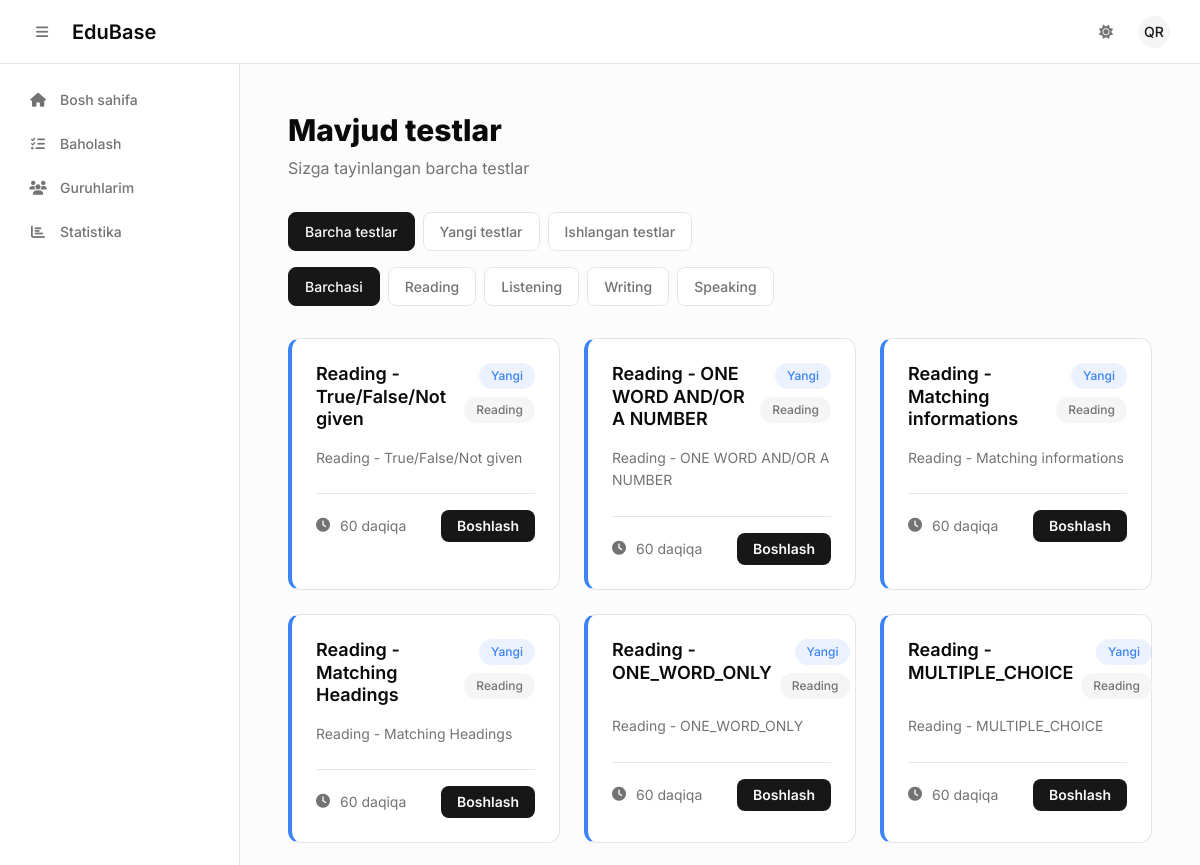
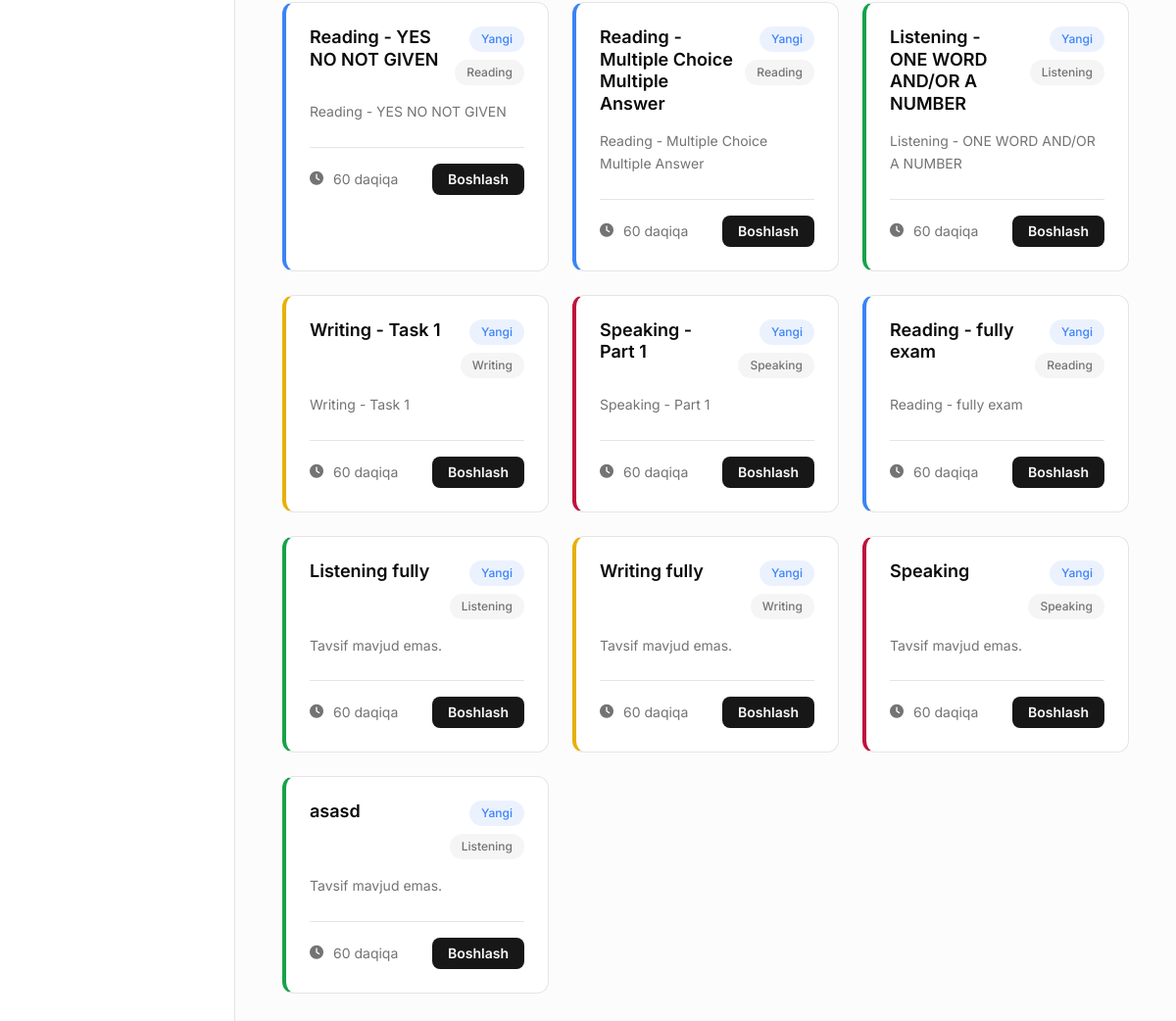
The page /exams/ (signed in) on the database its author committed (2 pictures, top to bottom).
### exams/models.py (models this page shows, shortened)
class ExamAssignment(models.Model):
    exam = models.ForeignKey(Exam, on_delete=models.CASCADE, related_name='assignments')
    group = models.ForeignKey(Group, on_delete=models.CASCADE, blank=True, null=True)
    all_groups = models.BooleanField(default=False)
    assigned_at = models.DateTimeField(auto_now_add=True)
    class Meta:
        unique_together = ['exam', 'group']

class Exam(models.Model):
    LISTENING = "listening"
    READING = "reading"
    WRITING = "writing"
    SPEAKING = "speaking"
    SECTION_TYPES = [
        (LISTENING, "Listening"),
        (READING, "Reading"),
        (WRITING, "Writing"),
        (SPEAKING, "Speaking"),
    ]
    title = models.CharField(max_length=255)
    section_type = models.CharField(max_length=20, choices=SECTION_TYPES)
    description = models.TextField(blank=True)
    time_limit = models.PositiveIntegerField(default=60, help_text="Time in minutes")
    is_published = models.BooleanField(default=False)
    created_at = models.DateTimeField(auto_now_add=True)

### exams/views.py (the view)
# urls.py: path('', views.exam_list, name='exam_list'),
@login_required
def exam_list(request):
    if request.user.profile.role == 'student':
        try:
            student_group = GroupStudent.objects.get(student=request.user).group
            exam_assignments = ExamAssignment.objects.filter(
                Q(group=student_group) | Q(all_groups=True)
            ).select_related('exam').prefetch_related('exam__attempts')
        except GroupStudent.DoesNotExist:
            exam_assignments = ExamAssignment.objects.filter(all_groups=True).select_related('exam').prefetch_related('exam__attempts')
        exam_data = []
        for assignment in exam_assignments:
            attempt = Attempt.objects.filter(
                exam=assignment.exam,
                student=request.user
            ).first()
            exam_info = {
                'assignment': assignment,
                'attempt': attempt,
                'status': 'completed' if attempt else 'new'
            }
            exam_data.append(exam_info)
    else:
        exam_assignments = ExamAssignment.objects.all().select_related('exam')
        exam_data = [{'assignment': assignment, 'attempt': None, 'status': 'new'} for assignment in exam_assignments]
    context = {
        'exam_data': exam_data,
    }
    return render(request, 'exams/exam_list.html', context)

### templates/exams/exam_list.html (shortened to what this page needs)
{% extends 'base.html' %}
{% block content %}
<div class="max-w-7xl mx-auto p-6 space-y-8 fade-in">
    <div class="space-y-2">
        <h1 class="text-3xl font-extrabold text-foreground">Mavjud testlar</h1>
        <p class="text-muted">Sizga tayinlangan barcha testlar</p>
    </div>
    <div class="space-y-4">
        <div class="flex flex-wrap gap-2">
            <button onclick="filterStatus('all', this)" class="btn-filter active">Barcha testlar</button>
            <button onclick="filterStatus('new', this)" class="btn-filter">Yangi testlar</button>
            <button onclick="filterStatus('completed', this)" class="btn-filter">Ishlangan testlar</button>
        </div>
        <div class="flex flex-wrap gap-2">
            <button onclick="filterSection('all', this)" class="btn-filter active">Barchasi</button>
            <button onclick="filterSection('reading', this)" class="btn-filter">Reading</button>
            <button onclick="filterSection('listening', this)" class="btn-filter">Listening</button>
            <button onclick="filterSection('writing', this)" class="btn-filter">Writing</button>
            <button onclick="filterSection('speaking', this)" class="btn-filter">Speaking</button>
        </div>
    </div>
    <div id="exam-container" class="grid grid-cols-1 sm:grid-cols-2 lg:grid-cols-3 gap-6 stagger">
        {% for exam_info in exam_data %}
        <div class="exam-card card rounded-2xl p-6 card-hover section-{{ exam_info.assignment.exam.section_type }}"
             data-type="{{ exam_info.assignment.exam.section_type }}"
             data-status="{% if exam_info.status == 'completed' %}completed{% else %}new{% endif %}">
            <div class="flex items-start justify-between mb-4">
                <h3 class="text-lg font-semibold text-foreground leading-tight flex-1 pr-2">
                    {{ exam_info.assignment.exam.title }}
                </h3>
                <div class="flex flex-col items-end gap-2 shrink-0">
                    {% if exam_info.status == 'completed' %}
                        <span class="badge badge-completed">Ishlangan</span>
                    {% else %}
                        <span class="badge badge-new">Yangi</span>
                    {% endif %}
                    <span class="badge badge-section">
                        {{ exam_info.assignment.exam.get_section_type_display }}
                    </span>
                </div>
            </div>
            <p class="text-sm text-muted mb-6 leading-relaxed line-clamp-3">
                {{ exam_info.assignment.exam.description|default:"Tavsif mavjud emas."|truncatewords:20 }}
            </p>
            <div class="flex items-center justify-between pt-4 border-t border-border">
                <div class="flex items-center text-sm text-muted">
                    <i class="fas fa-clock w-4 h-4 mr-2"></i>
                    {{ exam_info.assignment.exam.time_limit }} daqiqa
                </div>
                {% if exam_info.status == 'completed' %}
                <a href="{% url 'exam_detail' exam_info.assignment.exam.id %}"
                   class="btn-success text-xs">
                    Natijani ko'rish
                </a>
                {% else %}
                <a href="{% url 'exam_detail' exam_info.assignment.exam.id %}"
                   class="btn-primary text-xs">
                    Boshlash
                </a>
                {% endif %}
            </div>
        </div>
        {% endfor %}
    </div>
</div>
{% endblock %}

### templates/base.html (shortened to what this page needs)
<!DOCTYPE html>
<html lang="uz" class="h-full">
<head>
  <script src="https://cdn.tailwindcss.com"></script>
  <link rel="stylesheet" href="https://cdnjs.cloudflare.com/ajax/libs/font-awesome/6.4.0/css/all.min.css">
</head>
<body class="bg-background text-foreground h-full antialiased">
  <nav class="fixed top-0 inset-x-0 h-16 bg-background/95 backdrop-blur border-b border-border z-30 flex items-center justify-between px-4 sm:px-6">
    <div class="flex items-center space-x-3">
      <button id="sidebarToggle" class="inline-flex items-center justify-center h-9 w-9 rounded-md text-muted-foreground hover:bg-accent hover:text-foreground transition-colors focus-ring">
        <i class="fas fa-bars text-sm"></i>
      </button>
      <a href="{% url 'accounts:dashboard' %}" class="font-semibold text-xl text-foreground">EduBase</a>
    </div>
    <div class="flex items-center space-x-2">
      <button id="themeToggle" class="inline-flex items-center justify-center h-9 w-9 rounded-md text-muted-foreground hover:bg-accent hover:text-foreground transition-colors focus-ring">
        <i class="fas fa-sun block dark:hidden text-sm"></i>
      </button>
      {% if user.is_authenticated %}
      <div class="relative">
        <button id="userBtn" class="flex items-center space-x-2 p-1.5 rounded-md hover:bg-accent transition-colors focus-ring">
          <div class="h-8 w-8 rounded-full bg-accent text-accent-foreground flex items-center justify-center text-sm font-medium">
            {{ user.first_name|first|upper }}{{ user.last_name|first|upper }}
          </div>
        </button>
      </div>
      {% endif %}
    </div>
  </nav>
  <div class="flex pt-16 h-full">
    <div class="layout-container w-full">
      {% if user.is_authenticated %}
      <div id="sidebarWrapper" class="sidebar-wrapper">
        <aside id="sidebar" class="sidebar-transition bg-background border-r border-border w-full h-full" data-collapsed="false">
          <nav class="flex-1 p-4 space-y-1">
            {% with request.resolver_match.url_name as url_name %}
            {% if user.profile.role == 'mentor' %}
            <a href="{% url 'accounts:mentor_dashboard' %}" class="group relative flex items-center px-3 py-2.5 rounded-md text-sm font-medium transition-all duration-200 {% if url_name == 'mentor_dashboard' %}bg-accent text-foreground{% else %}text-muted-foreground hover:bg-accent hover:text-foreground{% endif %}">
              <i class="fas fa-home w-5 text-center"></i>
              <span class="ml-3">Bosh sahifa</span>
            </a>
            <a href="{% url 'attempts:pending_reviews' %}" class="group relative flex items-center px-3 py-2.5 rounded-md text-sm font-medium transition-all duration-200 {% if url_name == 'pending_reviews' %}bg-accent text-foreground{% else %}text-muted-foreground hover:bg-accent hover:text-foreground{% endif %}">
              <i class="fas fa-tasks w-5 text-center"></i>
              <span class="ml-3">Baholash</span>
            </a>
            <a href="{% url 'mentor_groups' %}" class="group relative flex items-center px-3 py-2.5 rounded-md text-sm font-medium transition-all duration-200 {% if url_name == 'mentor_groups' %}bg-accent text-foreground{% else %}text-muted-foreground hover:bg-accent hover:text-foreground{% endif %}">
              <i class="fas fa-users w-5 text-center"></i>
              <span class="ml-3">Guruhlarim</span>
            </a>
            <a href="{% url 'attempts:mentor_stats' %}" class="group relative flex items-center px-3 py-2.5 rounded-md text-sm font-medium transition-all duration-200 {% if url_name == 'mentor_stats' %}bg-accent text-foreground{% else %}text-muted-foreground hover:bg-accent hover:text-foreground{% endif %}">
              <i class="fas fa-chart-bar w-5 text-center"></i>
              <span class="ml-3">Statistika</span>
            </a>
            {% endif %}
            {% endwith %}
          </nav>
        </aside>
      </div>
      {% endif %}
      <div class="main-content-wrapper">
        <main class="main-content">
          <div class="page-content h-full overflow-y-auto p-6 bg-muted/30">
            <div class="max-w-7xl mx-auto">
              {% block content %}{% endblock %}
            </div>
          </div>
        </main>
      </div>
    </div>
  </div>
</body>
</html>

### templates/base.html (style rules this page uses)
:root { --background: 0 0% 100%; --foreground: 0 0% 3.9%; --muted: 0 0% 96.1%; --muted-foreground: 0 0% 45.1%; --border: 0 0% 89.8%; --accent: 0 0% 96.1%; --accent-foreground: 0 0% 9%; --primary: 0 0% 9%; --primary-foreground: 0 0% 98%; --secondary: 0 0% 96.1%; --secondary-foreground: 0 0% 9%; --destructive: 0 84.2% 60.2%; --destructive-foreground: 0 0% 98%; --radius: 0.5rem; }
* { border-color: hsl(var(--border)); }
body { font-family: 'Inter', system-ui, sans-serif; background-color: hsl(var(--background)); color: hsl(var(--foreground)); transition: background-color 0.3s, color 0.3s; }
.sidebar-transition { transition: transform 0.2s cubic-bezier(0.4, 0, 0.2, 1); }
.page-content { opacity: 0; transform: translateY(10px); animation: fadeInUp 0.3s ease forwards; }
.layout-container { display: flex; height: calc(100vh - 64px); position: relative; }
.sidebar-wrapper { flex-shrink: 0; width: 240px; transition: width 0.2s cubic-bezier(0.4, 0, 0.2, 1); }
.main-content-wrapper { flex: 1; min-width: 0; overflow: hidden; }
.main-content { height: 100%; overflow-y: auto; }
.card-hover { transition: all 0.2s ease; }

### templates/exams/exam_list.html (style rules this page uses)
:root { --background: 0 0% 100%; --foreground: 0 0% 3.9%; --card: 0 0% 100%; --card-foreground: 0 0% 3.9%; --muted: 0 0% 96.1%; --muted-foreground: 0 0% 45.1%; --border: 0 0% 89.8%; --primary: 0 0% 9%; --primary-foreground: 0 0% 98%; --radius: 0.75rem; }
* { border-color: hsl(var(--border)); }
body { background-color: hsl(var(--background)); color: hsl(var(--foreground)); font-family: 'Inter', system-ui, sans-serif; }
.card { background-color: hsl(var(--card)); color: hsl(var(--card-foreground)); border: 1px solid hsl(var(--border)); border-radius: var(--radius); transition: all 0.25s ease; }
.card-hover { transition: all 0.3s cubic-bezier(0.4, 0, 0.2, 1); }
.text-muted { color: hsl(var(--muted-foreground)); }
.btn-filter { padding: 0.5rem 1rem; border-radius: calc(var(--radius) - 0.25rem); font-size: 0.875rem; font-weight: 500; border: 1px solid hsl(var(--border)); background-color: hsl(var(--card)); color: hsl(var(--muted-foreground)); transition: all 0.2s ease; cursor: pointer; }
.btn-filter.active { background-color: hsl(var(--primary)); color: hsl(var(--primary-foreground)); border-color: hsl(var(--primary)); }
.btn-primary { background-color: hsl(var(--primary)); color: hsl(var(--primary-foreground)); padding: 0.5rem 1rem; border-radius: calc(var(--radius) - 0.25rem); font-size: 0.875rem; font-weight: 600; transition: all 0.2s ease; display: inline-flex; align-items: center; gap: 0.5rem; }
.badge { display: inline-flex; align-items: center; padding: 0.25rem 0.75rem; border-radius: 9999px; font-size: 0.75rem; font-weight: 500; }
.badge-new { background: hsl(217 91% 60% / 0.1); color: hsl(217 91% 60%); }
.badge-section { background: hsl(var(--muted)); color: hsl(var(--muted-foreground)); }
.section-reading { border-left: 4px solid hsl(217 91% 60%); }
.section-listening { border-left: 4px solid hsl(142 76% 36%); }
.section-writing { border-left: 4px solid hsl(45 93% 47%); }
.section-speaking { border-left: 4px solid hsl(345 83% 41%); }
.fade-in { animation: fadeIn 0.5s ease-out forwards; }
.stagger > * { opacity: 0; animation: fadeIn 0.5s ease-out forwards; }
.stagger > *:nth-child(1) { animation-delay: 0.1s; }
.stagger > *:nth-child(2) { animation-delay: 0.2s; }
.stagger > *:nth-child(3) { animation-delay: 0.3s; }
.stagger > *:nth-child(4) { animation-delay: 0.4s; }
.stagger > *:nth-child(5) { animation-delay: 0.5s; }
.stagger > *:nth-child(6) { animation-delay: 0.6s; }

### rows shown on the page
ExamAssignment: assignment.exam "Reading - True/False/Not given", assignment.exam.section_type "Reading", assignment.exam.description "Reading - True/False/Not given", assignment.exam.time_limit "60"
ExamAssignment: assignment.exam "Reading - ONE WORD AND/OR A NUMBER", assignment.exam.section_type "Reading", assignment.exam.description "Reading - ONE WORD AND/OR A NUMBER", assignment.exam.time_limit "60"
ExamAssignment: assignment.exam "Reading - Matching informations", assignment.exam.section_type "Reading", assignment.exam.description "Reading - Matching informations", assignment.exam.time_limit "60"
ExamAssignment: assignment.exam "Reading - Matching Headings", assignment.exam.section_type "Reading", assignment.exam.description "Reading - Matching Headings", assignment.exam.time_limit "60"
ExamAssignment: assignment.exam "Reading - ONE_WORD_ONLY", assignment.exam.section_type "Reading", assignment.exam.description "Reading - ONE_WORD_ONLY", assignment.exam.time_limit "60"
ExamAssignment: assignment.exam "Reading - MULTIPLE_CHOICE", assignment.exam.section_type "Reading", assignment.exam.description "Reading - MULTIPLE_CHOICE", assignment.exam.time_limit "60"
ExamAssignment: assignment.exam "Reading - YES NO NOT GIVEN", assignment.exam.section_type "Reading", assignment.exam.description "Reading - YES NO NOT GIVEN", assignment.exam.time_limit "60"
ExamAssignment: assignment.exam "Reading - Multiple Choice Multiple Answer", assignment.exam.section_type "Reading", assignment.exam.description "Reading - Multiple Choice Multiple Answer", assignment.exam.time_limit "60"
ExamAssignment: assignment.exam "Listening - ONE WORD AND/OR A NUMBER", assignment.exam.section_type "Listening", assignment.exam.description "Listening - ONE WORD AND/OR A NUMBER", assignment.exam.time_limit "60"
ExamAssignment: assignment.exam "Writing - Task 1", assignment.exam.section_type "Writing", assignment.exam.description "Writing - Task 1", assignment.exam.time_limit "60"
ExamAssignment: assignment.exam "Speaking - Part 1", assignment.exam.section_type "Speaking", assignment.exam.description "Speaking - Part 1", assignment.exam.time_limit "60"
ExamAssignment: assignment.exam "Reading - fully exam", assignment.exam.section_type "Reading", assignment.exam.description "Reading - fully exam", assignment.exam.time_limit "60"
ExamAssignment: assignment.exam "Listening fully", assignment.exam.section_type "Listening", assignment.exam.description "Tavsif mavjud emas.", assignment.exam.time_limit "60"
ExamAssignment: assignment.exam "Writing fully", assignment.exam.section_type "Writing", assignment.exam.description "Tavsif mavjud emas.", assignment.exam.time_limit "60"
ExamAssignment: assignment.exam "Speaking", assignment.exam.section_type "Speaking", assignment.exam.description "Tavsif mavjud emas.", assignment.exam.time_limit "60"
ExamAssignment: assignment.exam "asasd", assignment.exam.section_type "Listening", assignment.exam.description "Tavsif mavjud emas.", assignment.exam.time_limit "60"

### other values the page prints
{{ user.first_name|first|upper }} "Q"
{{ user.last_name|first|upper }} "R"
